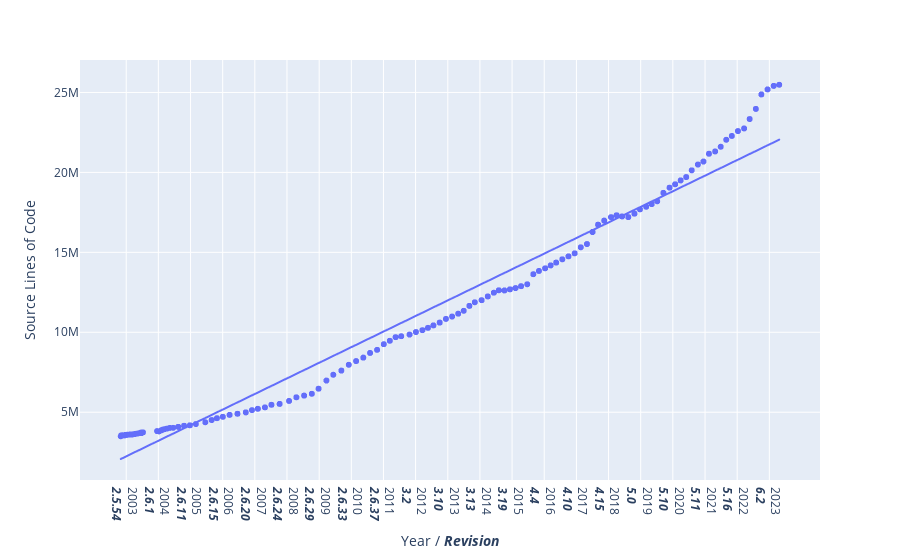

The code cell stored with this chart in its notebook:
### Code cell
fig = px.scatter(
    df_kconfig,
    x='committer_date',
    y='source_lines_of_code',
    trendline='ols',
    labels={'committer_date': 'Year / <em>Revision</em>', 'source_lines_of_code': 'Source Lines of Code'},
    hover_data=['revision']
)
committer_date_axis(df_kconfig, fig)
print("~#SLOC added per week: " + str(int(added_weekly(fig, 0))))
fig

### Figure 1 — Plotly figure (JSON) as saved in the notebook; plotly's stock layout.template omitted (floating-point values rounded to 4 significant figures; data arrays with more than 128 entries replaced by an {"elided": "..."} marker saying what was removed)
{"data": [{"customdata": {"elided": "6292x1 str values"}, "hovertemplate": "Year / <em>Revision</em>=%{x}<br>Source Lines of Code=%{y}<br>revision=%{customdata[0]}<extra></extra>", "legendgroup": "", "marker": {"color": "#636efa", "symbol": "circle"}, "mode": "markers", "name": "", "showlegend": false, "type": "scattergl", "x": {"elided": "6292 str values"}, "xaxis": "x", "y": {"elided": "6292 int values"}, "yaxis": "y"}, {"hovertemplate": "<b>OLS trendline</b><br>source_lines_of_code = 0.0309085 * committer_date + -2.99483e+07<br>R<sup>2</sup>=0.967194<br><br>Year / <em>Revision</em>=%{x}<br>Source Lines of Code=%{y} <b>(trend)</b><extra></extra>", "legendgroup": "", "marker": {"color": "#636efa", "symbol": "circle"}, "mode": "lines", "name": "", "showlegend": false, "type": "scattergl", "x": {"elided": "6292 str values"}, "xaxis": "x", "y": {"elided": "6292 float values"}, "yaxis": "y"}], "layout": {"legend": {"tracegroupgap": 0}, "margin": {"t": 60}, "xaxis": {"anchor": "y", "domain": [0, 1], "ticktext": ["2003<br><em>2.5.54</em>", "2004<br><em>2.6.1</em>", "2005<br><em>2.6.11</em>", "2006<br><em>2.6.15</em>", "2007<br><em>2.6.20</em>", "2008<br><em>2.6.24</em>", "2009<br><em>2.6.29</em>", "2010<br><em>2.6.33</em>", "2011<br><em>2.6.37</em>", "2012<br><em>3.2</em>", "2013<br><em>3.10</em>", "2014<br><em>3.13</em>", "2015<br><em>3.19</em>", "2016<br><em>4.4</em>", "2017<br><em>4.10</em>", "2018<br><em>4.15</em>", "2019<br><em>5.0</em>", "2020<br><em>5.10</em>", "2021<br><em>5.11</em>", "2022<br><em>5.16</em>", "2023<br><em>6.2</em>"], "tickvals": ["2003", "2004", "2005", "2006", "2007", "2008", "2009", "2010", "2011", "2012", "2013", "2014", "2015", "2016", "2017", "2018", "2019", "2020", "2021", "2022", "2023"], "title": {"text": "Year / <em>Revision</em>"}}, "yaxis": {"anchor": "x", "domain": [0, 1], "title": {"text": "Source Lines of Code"}}}}
